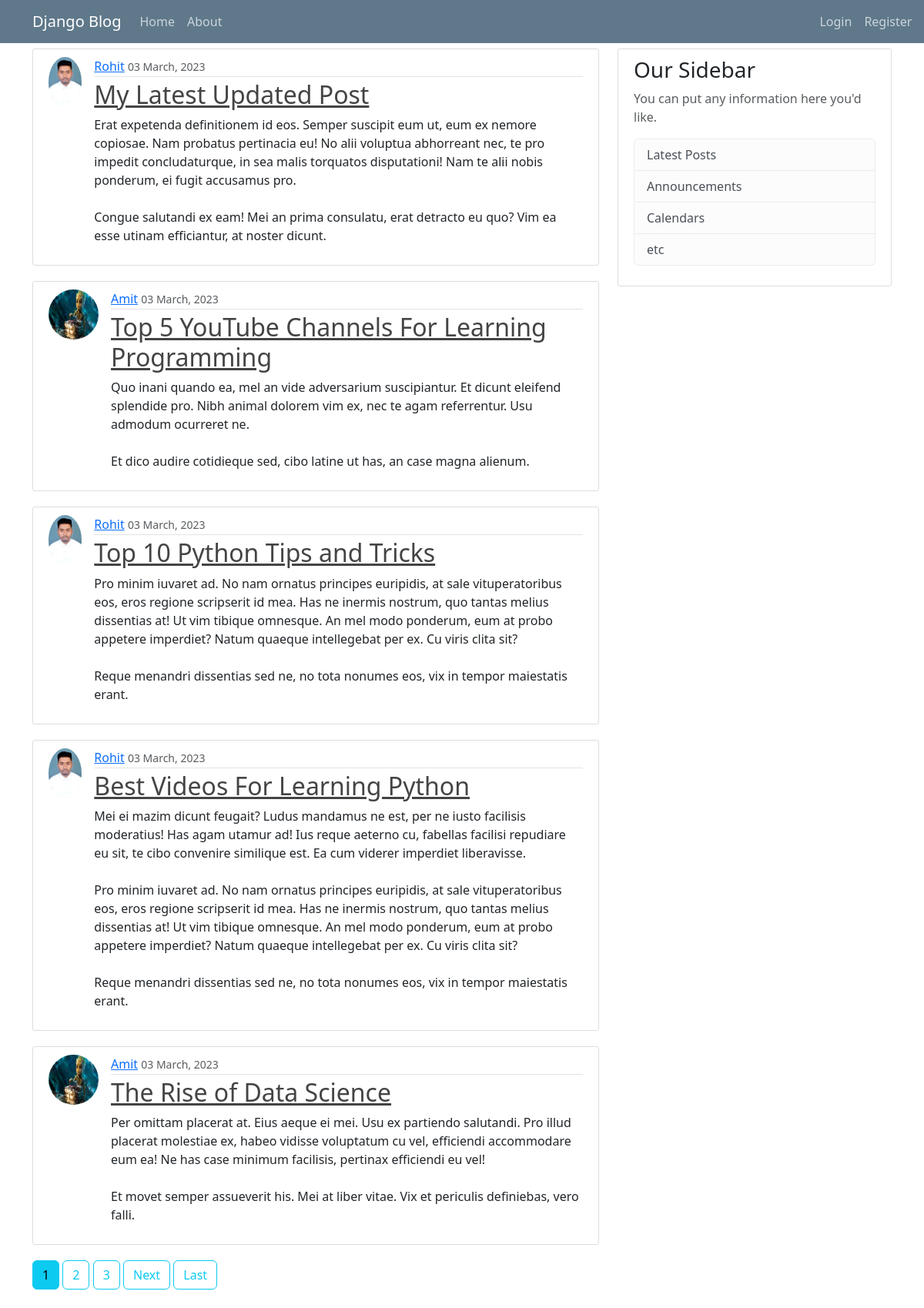
The page / on the database its author committed.
### blog/models.py (models this page shows, shortened)
class Post(models.Model):
    title = models.CharField(max_length=100)
    content = models.TextField()
    date_posted = models.DateTimeField(default=timezone.now)
    author = models.ForeignKey(User, on_delete=models.CASCADE)

### users/models.py (models this page shows, shortened)
class Profile(models.Model):
    user = models.OneToOneField(User, on_delete=models.CASCADE)
    image = models.ImageField(default='default.jpg', upload_to='profile_pics')

### blog/views.py (the view)
# urls.py: path("", PostListView.as_view(), name="blog-home"),
class PostListView(ListView):
    model = Post
    template_name = "blog/home.html"
    context_object_name = "posts"
    ordering = ["-date_posted"]
    paginate_by = 5

### blog/templates/blog/home.html (shortened to what this page needs)
{% extends 'blog/base.html' %}
{% block body %}
    {% for post in posts %}
    <article class="media content-section">
      <div class="dis" style="display: flex;">
      <img class="rounded-circle article-img" src="{{post.author.profile.image.url}}" alt="" srcset="">
        <div class="media-body">
          <div class="article-metadata">
            <a class="mr-2" href="{% url 'user-posts' post.author.username %}">{{ post.author }}</a>
            <small class="text-muted">{{ post.date_posted |date:'m F, Y'}}</small>
          </div>
          <h2><a class="article-title" href="{% url 'post-detail' post.id %}">{{ post.title }}</a></h2>
          <p class="article-content">{{ post.content }}</p>
        </div>
        </div>
      </article>
    {% endfor %}
    {% if is_paginated %}
      {% for num in page_obj.paginator.page_range %}
        {% if page_obj.number == num %}
        <a href="?page={{num}}" class="btn btn-info mb-4">{{num}}</a>
        {% elif num > page_obj.number|add:'-3' and num < page_obj.number|add:'3'%}
        <a href="?page={{num}}" class="btn btn-outline-info mb-4">{{num}}</a>
        {% endif %}
      {% endfor %}
      {% if page_obj.has_next %}
      <a class="btn btn-outline-info mb-4" href="?page={{ page_obj.next_page_number }}">Next</a>
      <a href="?page={{page_obj.paginator.num_pages}}" class="btn btn-outline-info mb-4">Last</a>
      {% endif %}
    {% endif %}
{% endblock body %}

### blog/templates/blog/base.html (shortened to what this page needs)
{% load static %}
<!DOCTYPE html>
<html lang="en">
<head>
  <link rel="stylesheet" type="text/css" href="{% static 'blog/main.css' %}">
  <link href="https://cdn.jsdelivr.net/npm/bootstrap@5.3.0-alpha1/dist/css/bootstrap.min.css" rel="stylesheet"
>
</head>
<body>
  <header class="site-header">
    <nav class="navbar navbar-expand-md navbar-dark bg-steel fixed-top">
      <div class="container">
        <a class="navbar-brand mr-4" href="{% url 'blog-home' %}">Django Blog</a>
        <div class="collapse navbar-collapse" id="navbarToggle">
          <div class="navbar-nav mr-auto">
            <a class="nav-item nav-link" href="{% url 'blog-home' %}">Home</a>
            <a class="nav-item nav-link" href="{% url 'blog-about' %}">About</a>
          </div>
          <div class="navbar-nav" style="margin-left: 760px;">
            {% if user.is_authenticated %}
            <a class="nav-item nav-link" href="{% url 'post-create' %}">Post Blog</a>
            <a class="nav-item nav-link" href="{% url 'profile' %}">Profile</a>
            <a class="nav-item nav-link" href="{% url 'logout' %}">Logout</a>
            {% else %}
            <a class="nav-item nav-link" href="{% url 'login' %}">Login</a>
            <a class="nav-item nav-link" href="{% url 'register' %}">Register</a>
            {% endif %}
          </div>
        </div>
      </div>
    </nav>
  </header>
  <div class="mycon" style="margin-top: 63px;">
    <main role="main" class="container">
      <div class="row">
        <div class="col-md-8">
          {% block body %}{% endblock %}
        </div>
        <div class="col-md-4">
          <div class="content-section">
            <h3>Our Sidebar</h3>
            <p class='text-muted'>You can put any information here you'd like.
            <ul class="list-group">
              <li class="list-group-item list-group-item-light">Latest Posts</li>
              <li class="list-group-item list-group-item-light">Announcements</li>
              <li class="list-group-item list-group-item-light">Calendars</li>
              <li class="list-group-item list-group-item-light">etc</li>
            </ul>
            </p>
          </div>
        </div>
      </div>
    </main>
  </div>
</body>
</html>

### blog/static/blog/main.css (style rules this page uses)
body { background: #fafafa; color: #333333; margin-top: 5rem; }
h1, h2, h3, h4, h5, h6 { color: #444444; }
ul { margin: 0; }
.bg-steel { background-color: #5f788a; }
.site-header .navbar-nav .nav-link { color: #cbd5db; }
.content-section { background: #ffffff; padding: 10px 20px; border: 1px solid #dddddd; border-radius: 3px; margin-bottom: 20px; }
.article-title { color: #444444; }
.article-content { white-space: pre-line; }
.article-img { height: 65px; width: 65px; margin-right: 16px; }
.article-metadata { padding-bottom: 1px; margin-bottom: 4px; border-bottom: 1px solid #e3e3e3 }

### rows shown on the page
Post: author.profile.image (picture), author "Rohit", date_posted "03 March, 2023", title "My Latest Updated Post", content "Erat expetenda definitionem id eos. Semper suscipit eum ut, eum ex nemore copiosae. Nam probatus pertinacia eu! No alii voluptua abhorreant nec, te pro impedit concludaturque, in sea malis torquatos disputationi! Nam te alii nobis ponderum, ei fugit accusamus pro. Congue salutandi ex eam! Mei an prima consulatu, erat detracto eu quo? Vim ea esse utinam efficiantur, at noster dicunt."
Post: author.profile.image (placeholder picture), author "Amit", date_posted "03 March, 2023", title "Top 5 YouTube Channels For Learning Programming", content "Quo inani quando ea, mel an vide adversarium suscipiantur. Et dicunt eleifend splendide pro. Nibh animal dolorem vim ex, nec te agam referrentur. Usu admodum ocurreret ne. Et dico audire cotidieque sed, cibo latine ut has, an case magna alienum."
Post: author.profile.image (picture), author "Rohit", date_posted "03 March, 2023", title "Top 10 Python Tips and Tricks", content "Pro minim iuvaret ad. No nam ornatus principes euripidis, at sale vituperatoribus eos, eros regione scripserit id mea. Has ne inermis nostrum, quo tantas melius dissentias at! Ut vim tibique omnesque. An mel modo ponderum, eum at probo appetere imperdiet? Natum quaeque intellegebat per ex. Cu viris clita sit? Reque menandri dissentias sed ne, no tota nonumes eos, vix in tempor maiestatis erant."
Post: author.profile.image (picture), author "Rohit", date_posted "03 March, 2023", title "Best Videos For Learning Python", content "Mei ei mazim dicunt feugait? Ludus mandamus ne est, per ne iusto facilisis moderatius! Has agam utamur ad! Ius reque aeterno cu, fabellas facilisi repudiare eu sit, te cibo convenire similique est. Ea cum viderer imperdiet liberavisse. Pro minim iuvaret ad. No nam ornatus principes euripidis, at sale vituperatoribus eos, eros regione scripserit id mea. Has ne inermis nostrum, quo tantas melius dissentias at! Ut vim tibique omnesque. An mel modo ponderum, eum at probo appetere imperdiet? Natum quaeque intellegebat per ex. Cu viris clita sit? Reque menandri dissentias sed ne, no tota nonumes eos, vix in tempor maiestatis erant."
Post: author.profile.image (placeholder picture), author "Amit", date_posted "03 March, 2023", title "The Rise of Data Science", content "Per omittam placerat at. Eius aeque ei mei. Usu ex partiendo salutandi. Pro illud placerat molestiae ex, habeo vidisse voluptatum cu vel, efficiendi accommodare eum ea! Ne has case minimum facilisis, pertinax efficiendi eu vel! Et movet semper assueverit his. Mei at liber vitae. Vix et periculis definiebas, vero falli."

### other values the page prints
{{ num }} "1"
{{ num }} "2" "3"
